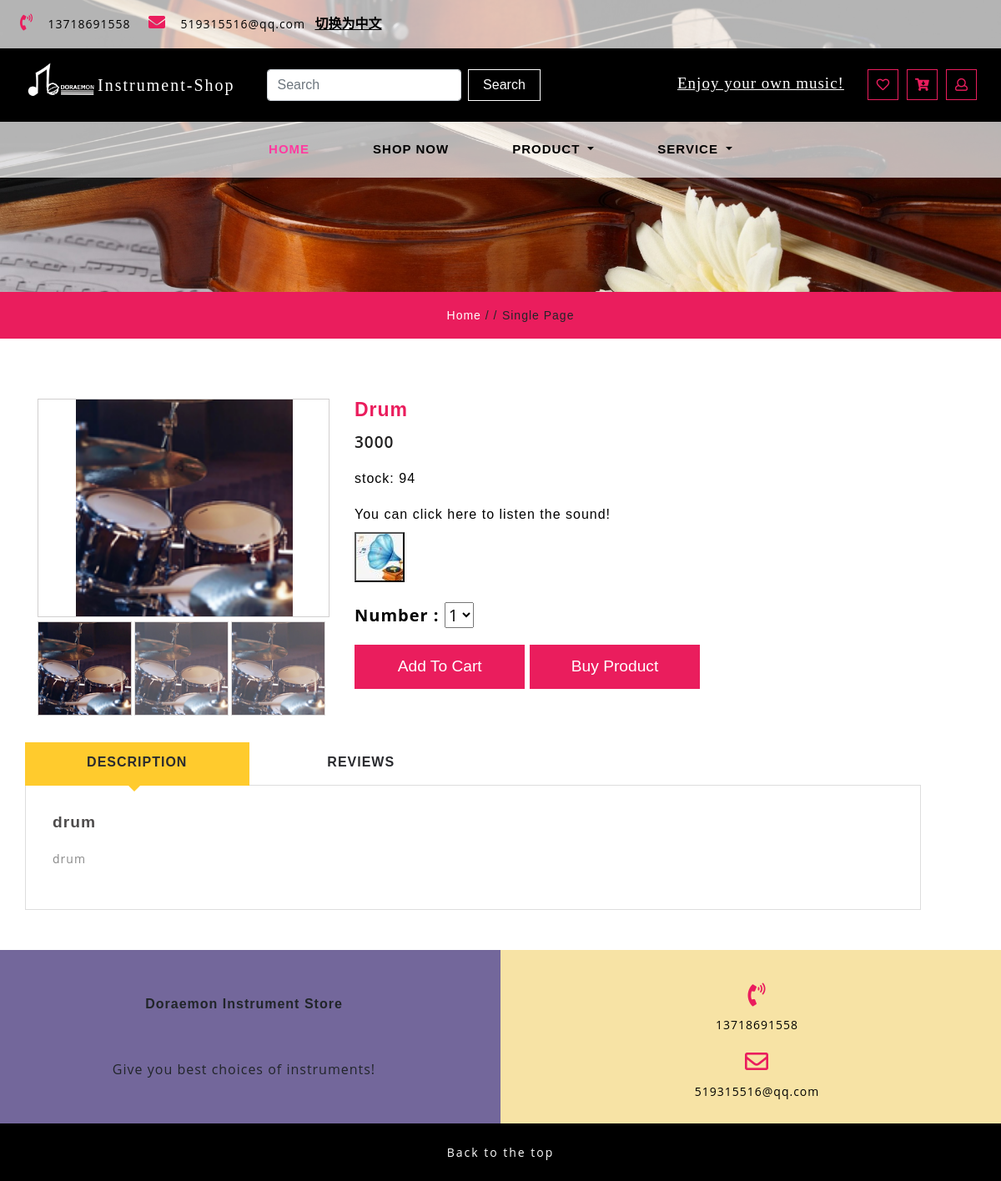
The app's page /single/2, older data.
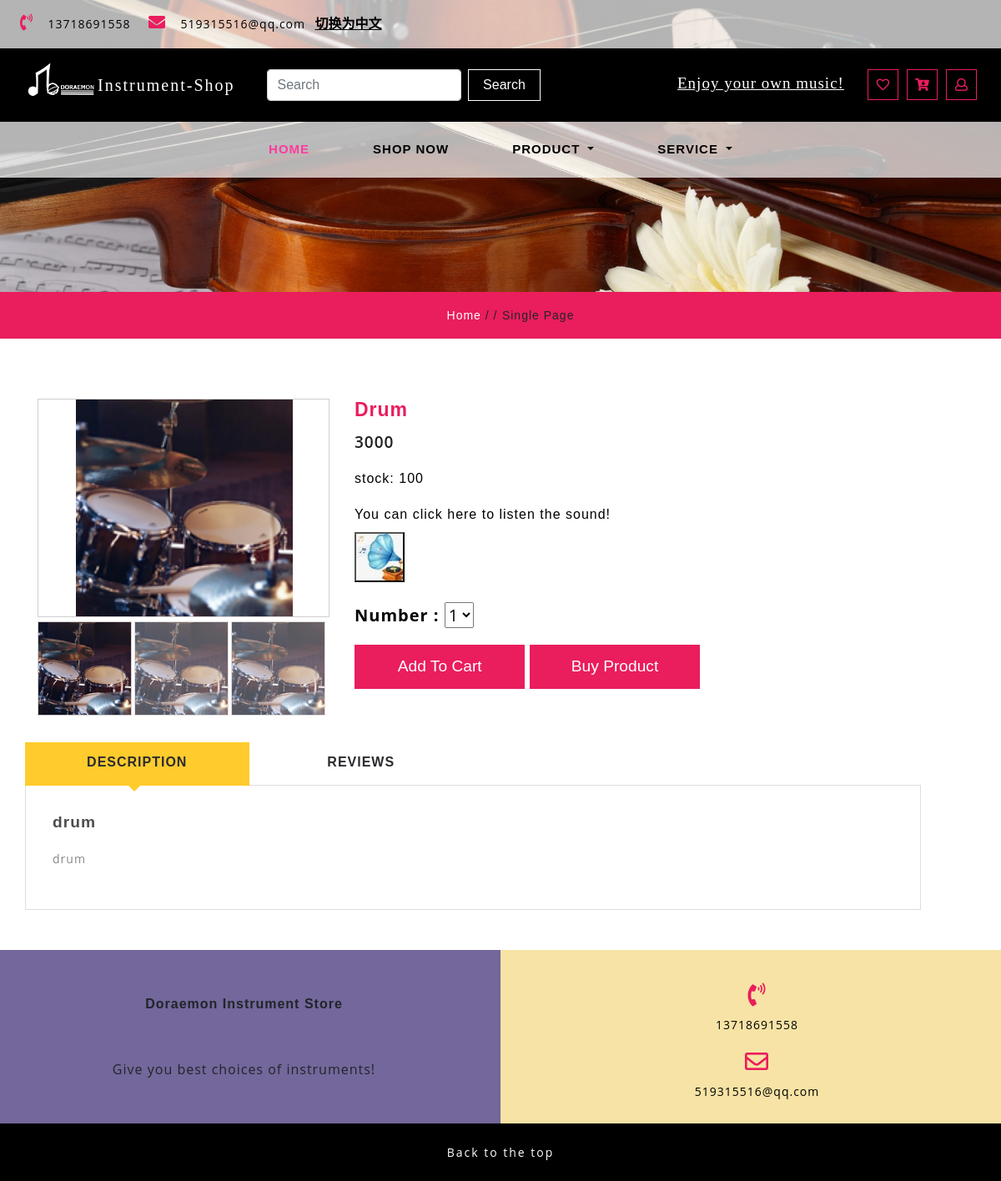
The same page, newer data.
### app/models.py (models this page shows)
class Commodity(db.Model):
    __tablename__ = "commodity"
    __table_args__ = {'extend_existing': True}
    id = db.Column(db.Integer, primary_key=True, autoincrement=True)
    commodity_name = db.Column(db.String(32), nullable=False)
    release_time = db.Column(db.DateTime, default=datetime.now)
    cargo_quantity = db.Column(db.Integer, nullable=False)
    pic_path1 = db.Column(db.String(64), nullable=True)
    pic_path2 = db.Column(db.String(64), nullable=True)
    pic_path3 = db.Column(db.String(64), nullable=True)
    price = db.Column(db.Integer, nullable=False)
    introduction = db.Column(db.String(64), nullable=True)
    type = db.Column(db.String(32), nullable=False)
    collect_num = db.Column(db.Integer, default=0)
    is_collect = db.Column(db.Boolean, default=False, nullable=False)

### app/routes.py (the view, shortened to what this page needs)
@app.route('/single/<int:id>', methods=['GET', 'POST'])
def single(id):
    session.pop('order_list', None)
    session.pop('price', None)
    if islogined():
        user_icon = setIcon()
    else:
        user_icon = 'NULL'
    if islogined():
        authority = session.get('authority')
        session['cid'] = id
    else:
        authority = 0
    commodity = Commodity.query.get(int(id))
    form = ReviewForm()
    reviews = get_reviews(commodity.id)
    return render_template('single.html', islogin=islogined(), icon=user_icon, form=form, reviews=reviews,
                           commodity=commodity,
                           types=all_type,
                           type_value=all_type.values(), authority=authority)

### app/templates/single.html (shortened to what this page needs)
{% extends "base.html" %}
{% block content %}
    <link href="../static/css/bootstrap.min.css" rel="stylesheet" type="text/css" media="all">
    <link href="../static/css/fontawesome-all.min.css" rel="stylesheet" type="text/css" media="all">
    <link rel="stylesheet" href="../static/css/shop.css" type="text/css">
    <link rel="stylesheet" type="text/css" href="../static/css/jquery-ui1.css">
    <link href="../static/css/easy-responsive-tabs.css" rel='stylesheet' type='text/css'>
    <link rel="stylesheet" href="../static/css/flexslider.css" type="text/css" media="screen">
    <link href="../static/css/style.css" rel='stylesheet' type='text/css' media="all">
    <div class="inner_page-banner one-img">
    </div>
    <div class="using-border py-3">
        <div class="inner_breadcrumb  ml-4">
            <ul class="short_ls">
                <li>
                    <a href="../index" class="i18n" contrastName="HOME">Home</a>
                    <span>/ /</span>
                </li>
                <li class="i18n" contrastName="SINGLE_PAGE">Single Page</li>
            </ul>
        </div>
    </div>
    <section class="banner-bottom py-lg-5 py-3">
        <div class="container">
            <div class="inner-sec-shop pt-lg-4 pt-3">
                <div class="row">
                    <div class="col-lg-4 single-right-left ">
                        <div class="grid images_3_of_2">
                            <div class="flexslider1">
                                <ul class="slides">
                                    {% if commodity.pic_path1 is not none %}
                                        <li data-thumb="{{ commodity.pic_path1 }}">
                                            <div style="display:flex;justify-content: center"><img
                                                    src="{{ commodity.pic_path1 }}" data-imagezoom="true" class="img-fluid"
                                                    alt=" "></div>
                                        </li>
                                    {% endif %}
                                </ul>
                            </div>
                        </div>
                    </div>
                    <div class="col-lg-8 single-right-left simpleCart_shelfItem">
                        <h3>{{ commodity.commodity_name }}</h3>
                        <p><span class="item_price">{{ commodity.price }}</span>
                        </p>
                        <div class="color-quality">
                            <div class="color-quality-right">
                                <h5><span class="i18n"
                                          contrastName="STOCK">stock: </span>{{ commodity. cargo_quantity }}</h5>
                            </div>
                        </div>
                        <div class="occasional">
                            <h5 class="i18n" contrastName="YCCHTLTS">You can click here to listen the sound!</h5>
                            <button class="music" type="button" onclick="play_pause_music()"
                                    style="background: url(../static/image/sound.jpg); width: 60px; height: 60px">
                            </button>
                        </div>
                        <div class="occasion-cart">
                            <div class="toys single-item singlepage">
                                <form action="" method="post" name="form1">
                                    {% if authority !=1 %}
                                        <p class="payword">
                                            <b class="i18n" contrastName="NUMBER">Number :</b>
                                            <select id="country1" onchange="change_country(this.value)"
                                                    class="frm-field required sect" name="number">
                                                <option value="1">1</option>
                                            </select>
                                        </p>
                                    {% endif %}
                                    {% if authority !=1 %}
                                        <button onclick="form1.action='/cart/add'" type="submit"
                                                class="toys-cart ptoys-cart add i18n" contrastName="ADD_TO_CART">Add to
                                            Cart
                                        </button>
                                    {% endif %}
                                    {% if authority !=1 %}
                                        <button class="toys-cart ptoys-cart add i18n"
                                                onclick="form1.action='/single/add'" type="submit"
                                                contrastName="BUY_PRODUCT">buy product
                                        </button>
                                    {% endif %}
                                </form>
                            </div>
                        </div>
                    </div>
                    <div class="responsive_tabs">
                        <div id="horizontalTab">
                            <ul class="resp-tabs-list">
                                <li class="i18n" contrastName="DESCRIPTION">Description</li>
                                <li class="i18n" contrastName="REVIEWS">Reviews</li>
                            </ul>
                            <div class="resp-tabs-container">
                                <div class="tab1">
                                    <div class="single_page">
                                        <h6>{{ commodity.commodity_name }}</h6>
                                        <p>
                                            {{ commodity.introduction }}
                                        </p>
                                    </div>
                                </div>
                                </div>
                            </div>
                        </div>
                    </div>
                </div>
            </div>
    </section>
    <section class="subscribe">
         <div class="container-fluid">
         <div class="row">
           <div class="col-lg-6 col-md-6 map-info-right px-0 text-center">
                    <div class="address-gried-2">
                        <b class="i18n" contrastName="DIS">Doraemon Instrument Store</b>
                        <p class="i18n" contrastName="GYBCOI">
                            Give you best choices of instruments!
                        </p>
                    </div>
                </div>
            <div class="col-lg-6 col-md-6 address-w3l-right text-center">
               <div class="address-gried mt-3">
                  <span class="fas fa-phone-volume"></span>
                  <p> 13718691558<br></p>
               </div>
               <div class=" address-gried mt-3">
                  <span class="far fa-envelope"></span>
                  <p><a href="mailto:info@example.com">519315516@qq.com</a>
                  </p>
               </div>
            </div>
         </div>
		 </div>
      </section>
      <footer class="py-lg-4 py-md-3 py-sm-3 py-3 text-center">
         <div class="copy-agile-right">
            <p class="i18n" contrastName="BTTT">Back to the top</p>
         </div>
      </footer>
{% endblock %}

### app/templates/base.html (shortened to what this page needs)
<head>
</head>
<body style="overflow-x:hidden">
<div class="header-outs" id="home">
    <div class="header-bar">
        <div class="info-top-grid">
            <div class="info-contact-agile">
                <ul>
                    <li>
                        <span class="fas fa-phone-volume"></span>
                        <p>13718691558</p>
                    </li>
                    <li>
                        <span class="fas fa-envelope"></span>
                        <p><a href="mailto:info@example.com">519315516@qq.com</a></p>
                    </li>
                    <li>
                        <button onclick="execI18n()" class="i18n translate_button" contrastName="TRANSLATE">
                            切换为中文
                        </button>
                    </li>
                </ul>
            </div>
        </div>
        <div class="container-fluid">
            <div class="hedder-up row">
                <div class="col-lg-3 col-md-3 logo-head" style="display: flex; justify-content: center">
                    <img src='../static/logo/logo_white.png' alt="" style="height: 44px;margin-right: 4px;">
                    <h1><a class="navbar-brand i18n" href="main_page" contrastName="SHOP_NAME">Instrument-Shop</a></h1>
                </div>
                <div class="col-lg-5 col-md-6 search-right">
                    <form class="form-inline my-lg-0" action="{{ url_for('search') }}" method="post">
                        <input class="form-control mr-sm-2" placeholder="Search" id="search_result"
                               name="search_result">
                        <button class="btn i18n" contrastName="SEARCH">Search</button>
                    </form>
                </div>
                <div class="col-lg-4 col-md-3 right-side-cart">
                    <div class="cart-icons">
                        <ul style="display: flex; justify-content: right">
                            <li class="enjoy" style="width: 270px;line-height: 33px">
                                <u class="i18n" contrastName="EYOM">Enjoy your own music!</u>
                            </li>
                            {% if authority == 0 %}
                            <li>
                                <button type="button" onclick="location.href='/collection'">
                                    <span class="far fa-heart"></span>
                                </button>
                            </li>
                            <li>
                                <button class="top_toys_cart" type="button"
                                        onclick="location.href='/ShoppingCart'">
                                    <span class="fas fa-cart-arrow-down"></span>
                                </button>
                            </li>
                            {% endif %}
                            <li>
                                {% if islogin %}
                                    <button type="button" onclick="location.href='/home'">
                                       <span class="far">
                                            {% if icon == "NULL" %}
                                                <img src='{{ avatars.default(size='l') }}' alt="" width=33 height=33>
                                            {% else %}
                                                <img src='{{ icon }}' alt="" width=33 height=33>
                                            {% endif %}
                                       </span>
                                    </button>
                                {% else %}
                                    <button type="button" onclick="location.href='/login'">
                                        <span class="far fa-user"></span></button>
                                {% endif %}
                            </li>
                        </ul>
                    </div>
                </div>
            </div>
        </div>
        <nav class="navbar navbar-expand-lg navbar-light">
            <div class="collapse navbar-collapse justify-content-center" id="navbarSupportedContent">
                <ul class="navbar-nav ">
                    {% if authority !=1 %}
                    <li class="nav-item active">
                        <a class="nav-link i18n" onclick="location.href='/main_page'" contrastName="HOME">Home <span class="sr-only">(current)</span></a>
                    </li>
                    {% endif %}
                    <li class="nav-item">
                        {% if authority !=1 %}
                        <a onclick="location.href='/shop'" class="nav-link i18n" contrastName="SHOPNOW">Shop Now</a>
                        {% endif %}
                    </li>
                    <li class="nav-item dropdown">
                        <a class="nav-link dropdown-toggle i18n" href="#" id="navbarDropdown1" role="button"
                           data-toggle="dropdown" aria-haspopup="true" aria-expanded="false" contrastName="PRODUCT">
                            Product
                        </a>
                    </li>
                    <li class="nav-item dropdown">
                        {% if authority ==1 %}
                            <a class="nav-link dropdown-toggle i18n" href="#" id="navbarDropdown" role="button"
                               data-toggle="dropdown" aria-haspopup="true" aria-expanded="false" contrastName="CUSTOMER">
                                Customer
                            </a>
                        {% else %}
                            <a class="nav-link dropdown-toggle i18n" href="#" id="navbarDropdown" role="button"
                               data-toggle="dropdown" aria-haspopup="true" aria-expanded="false" contrastName="SERVICE">
                                Service
                            </a>
                        {% endif %}
                    </li>
                </ul>
            </div>
        </nav>
    </div>
</div>
{% block content %}{% endblock %}
</body>
</html>

Row changes from the older to the newer data that the page shows:
changed Commodity "Drum": cargo_quantity "94" → "100"
